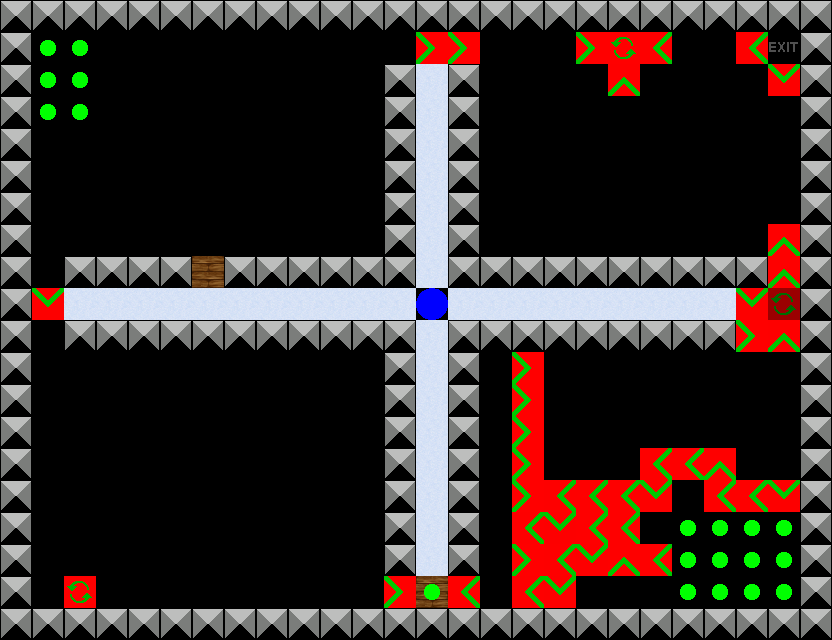

Rendered tile map (Tiled .tmx) drawn with the repository's tilesets; below, a short description and the full map source, tile grids included:
An orthogonal 26x20 tile map with 32x32 px tiles, 4 tile layers (Layer 0, Layer 1, Layer 2, Layer 3), 4 tilesets.

<map version="1.0" orientation="orthogonal" width="26" height="20" tilewidth="32" tileheight="32">
 <properties>
  <property name="Title" value="Test Level" />
  <property name="Description" value="The first level ever!" />
 </properties>
 <tileset firstgid="1" name="Layer0" tilewidth="32" tileheight="32">
  <image source="Layer0.png" width="192" height="64" />
 </tileset>
 <tileset firstgid="13" name="Layer1" tilewidth="32" tileheight="32">
  <image source="Layer1.png" width="64" height="32" />
 </tileset>
 <tileset firstgid="15" name="Layer2" tilewidth="32" tileheight="32">
  <image source="Layer2.png" width="32" height="32" />
 </tileset>
 <tileset firstgid="16" name="Layer3" tilewidth="32" tileheight="32">
  <image source="Layer3.png" width="64" height="32" />
 </tileset>
 <layer name="Layer 0" width="26" height="20">
  <data encoding="csv">
2,2,2,2,2,2,2,2,2,2,2,2,2,2,2,2,2,2,2,2,2,2,2,2,2,2,
2,0,0,0,0,0,0,0,0,0,0,0,0,10,10,0,0,0,0,0,0,0,0,0,1,2,
2,0,0,0,0,0,0,0,0,0,0,0,2,3,2,0,0,0,0,0,0,0,0,0,0,2,
2,0,0,0,0,0,0,0,0,0,0,0,2,3,2,0,0,0,0,0,0,0,0,0,0,2,
2,0,0,0,0,0,0,0,0,0,0,0,2,3,2,0,0,0,0,0,0,0,0,0,0,2,
2,0,0,0,0,0,0,0,0,0,0,0,2,3,2,0,0,0,0,0,0,0,0,0,0,2,
2,0,0,0,0,0,0,0,0,0,0,0,2,3,2,0,0,0,0,0,0,0,0,0,0,2,
2,0,0,0,0,0,0,0,0,0,0,0,2,3,2,0,0,0,0,0,0,0,0,0,7,2,
2,0,2,2,2,2,2,2,2,2,2,2,2,3,2,2,2,2,2,2,2,2,2,2,7,2,
2,8,3,3,3,3,3,3,3,3,3,3,3,0,3,3,3,3,3,3,3,3,3,8,11,2,
2,0,2,2,2,2,2,2,2,2,2,2,2,3,2,2,2,2,2,2,2,2,2,10,7,2,
2,0,0,0,0,0,0,0,0,0,0,0,2,3,2,0,10,0,0,0,0,0,0,0,0,2,
2,0,0,0,0,0,0,0,0,0,0,0,2,3,2,0,10,0,0,0,0,0,0,0,0,2,
2,0,0,0,0,0,0,0,0,0,0,0,2,3,2,0,10,0,0,0,0,0,0,0,0,2,
2,0,0,0,0,0,0,0,0,0,0,0,2,3,2,0,10,0,0,0,9,9,7,0,0,2,
2,0,0,0,0,0,0,0,0,0,0,0,2,3,2,0,10,9,9,9,8,0,9,9,8,2,
2,0,0,0,0,0,0,0,0,0,0,0,2,3,2,0,9,8,9,9,0,0,0,0,0,2,
2,0,0,0,0,0,0,0,0,0,0,0,2,3,2,0,10,9,8,7,9,0,0,0,0,2,
2,0,12,0,0,0,0,0,0,0,0,0,10,4,9,0,9,8,0,0,0,0,0,0,0,2,
2,2,2,2,2,2,2,2,2,2,2,2,2,2,2,2,2,2,2,2,2,2,2,2,2,2
</data>
 </layer>
 <layer name="Layer 1" width="26" height="20">
  <data encoding="csv">
0,0,0,0,0,0,0,0,0,0,0,0,0,0,0,0,0,0,0,0,0,0,0,0,0,0,
0,0,0,0,0,0,0,0,0,0,0,0,0,0,0,0,0,0,0,0,0,0,0,0,0,0,
0,0,0,0,0,0,0,0,0,0,0,0,0,0,0,0,0,0,0,0,0,0,0,0,0,0,
0,0,0,0,0,0,0,0,0,0,0,0,0,0,0,0,0,0,0,0,0,0,0,0,0,0,
0,0,0,0,0,0,0,0,0,0,0,0,0,0,0,0,0,0,0,0,0,0,0,0,0,0,
0,0,0,0,0,0,0,0,0,0,0,0,0,0,0,0,0,0,0,0,0,0,0,0,0,0,
0,0,0,0,0,0,0,0,0,0,0,0,0,0,0,0,0,0,0,0,0,0,0,0,0,0,
0,0,0,0,0,0,0,0,0,0,0,0,0,0,0,0,0,0,0,0,0,0,0,0,0,0,
0,0,0,0,0,0,13,0,0,0,0,0,0,0,0,0,0,0,0,0,0,0,0,0,0,0,
0,0,0,0,0,0,0,0,0,0,0,0,0,0,0,0,0,0,0,0,0,0,0,0,0,0,
0,0,0,0,0,0,0,0,0,0,0,0,0,0,0,0,0,0,0,0,0,0,0,0,0,0,
0,0,0,0,0,0,0,0,0,0,0,0,0,0,0,0,0,0,0,0,0,0,0,0,0,0,
0,0,0,0,0,0,0,0,0,0,0,0,0,0,0,0,0,0,0,0,0,0,0,0,0,0,
0,0,0,0,0,0,0,0,0,0,0,0,0,0,0,0,0,0,0,0,0,0,0,0,0,0,
0,0,0,0,0,0,0,0,0,0,0,0,0,0,0,0,0,0,0,0,0,0,0,0,0,0,
0,0,0,0,0,0,0,0,0,0,0,0,0,0,0,0,0,0,0,0,0,0,0,0,0,0,
0,0,0,0,0,0,0,0,0,0,0,0,0,0,0,0,0,0,0,0,0,0,0,0,0,0,
0,0,0,0,0,0,0,0,0,0,0,0,0,0,0,0,0,0,0,0,0,0,0,0,0,0,
0,0,0,0,0,0,0,0,0,0,0,0,0,13,0,0,0,0,0,0,0,0,0,0,0,0,
0,0,0,0,0,0,0,0,0,0,0,0,0,0,0,0,0,0,0,0,0,0,0,0,0,0
</data>
 </layer>
 <layer name="Layer 2" width="26" height="20">
  <data encoding="csv">
0,0,0,0,0,0,0,0,0,0,0,0,0,0,0,0,0,0,0,0,0,0,0,0,0,0,
0,0,0,0,0,0,0,0,0,0,0,0,0,0,0,0,0,0,0,0,0,0,0,0,0,0,
0,0,0,0,0,0,0,0,0,0,0,0,0,0,0,0,0,0,0,0,0,0,0,0,0,0,
0,0,0,0,0,0,0,0,0,0,0,0,0,0,0,0,0,0,0,0,0,0,0,0,0,0,
0,0,0,0,0,0,0,0,0,0,0,0,0,0,0,0,0,0,0,0,0,0,0,0,0,0,
0,0,0,0,0,0,0,0,0,0,0,0,0,0,0,0,0,0,0,0,0,0,0,0,0,0,
0,0,0,0,0,0,0,0,0,0,0,0,0,0,0,0,0,0,0,0,0,0,0,0,0,0,
0,0,0,0,0,0,0,0,0,0,0,0,0,0,0,0,0,0,0,0,0,0,0,0,0,0,
0,0,0,0,0,0,0,0,0,0,0,0,0,0,0,0,0,0,0,0,0,0,0,0,0,0,
0,0,0,0,0,0,0,0,0,0,0,0,0,0,0,0,0,0,0,0,0,0,0,0,0,0,
0,0,0,0,0,0,0,0,0,0,0,0,0,0,0,0,0,0,0,0,0,0,0,0,0,0,
0,0,0,0,0,0,0,0,0,0,0,0,0,0,0,0,0,0,0,0,0,0,0,0,0,0,
0,0,0,0,0,0,0,0,0,0,0,0,0,0,0,0,0,0,0,0,0,0,0,0,0,0,
0,0,0,0,0,0,0,0,0,0,0,0,0,0,0,0,0,0,0,0,0,0,0,0,0,0,
0,0,0,0,0,0,0,0,0,0,0,0,0,0,0,0,0,0,0,0,0,0,0,0,0,0,
0,0,0,0,0,0,0,0,0,0,0,0,0,0,0,0,0,0,0,0,0,0,0,0,0,0,
0,0,0,0,0,0,0,0,0,0,0,0,0,0,0,0,0,0,0,0,0,0,0,0,0,0,
0,0,0,0,0,0,0,0,0,0,0,0,0,0,0,0,0,0,0,0,0,0,0,0,0,0,
0,0,0,0,0,0,0,0,0,0,0,0,0,0,0,0,0,0,0,0,0,0,0,0,0,0,
0,0,0,0,0,0,0,0,0,0,0,0,0,0,0,0,0,0,0,0,0,0,0,0,0,0
</data>
 </layer>
 <layer name="Layer 3" width="26" height="20">
  <data encoding="csv">
0,0,0,0,0,0,0,0,0,0,0,0,0,0,0,0,0,0,0,0,0,0,0,0,0,0,
0,17,17,0,0,0,0,0,0,0,0,0,0,0,0,0,0,0,10,12,9,0,0,9,0,0,
0,17,17,0,0,0,0,0,0,0,0,0,0,0,0,0,0,0,0,7,0,0,0,0,8,0,
0,17,17,0,0,0,0,0,0,0,0,0,0,0,0,0,0,0,0,0,0,0,0,0,0,0,
0,0,0,0,0,0,0,0,0,0,0,0,0,0,0,0,0,0,0,0,0,0,0,0,0,0,
0,0,0,0,0,0,0,0,0,0,0,0,0,0,0,0,0,0,0,0,0,0,0,0,0,0,
0,0,0,0,0,0,0,0,0,0,0,0,0,0,0,0,0,0,0,0,0,0,0,0,0,0,
0,0,0,0,0,0,0,0,0,0,0,0,0,0,0,0,0,0,0,0,0,0,0,0,0,0,
0,0,0,0,0,0,0,0,0,0,0,0,0,0,0,0,0,0,0,0,0,0,0,0,0,0,
0,0,0,0,0,0,0,0,0,0,0,0,0,16,0,0,0,0,0,0,0,0,0,0,0,0,
0,0,0,0,0,0,0,0,0,0,0,0,0,0,0,0,0,0,0,0,0,0,0,0,0,0,
0,0,0,0,0,0,0,0,0,0,0,0,0,0,0,0,0,0,0,0,0,0,0,0,0,0,
0,0,0,0,0,0,0,0,0,0,0,0,0,0,0,0,0,0,0,0,0,0,0,0,0,0,
0,0,0,0,0,0,0,0,0,0,0,0,0,0,0,0,0,0,0,0,0,0,0,0,0,0,
0,0,0,0,0,0,0,0,0,0,0,0,0,0,0,0,0,0,0,0,0,0,0,0,0,0,
0,0,0,0,0,0,0,0,0,0,0,0,0,0,0,0,0,0,0,0,0,0,0,0,0,0,
0,0,0,0,0,0,0,0,0,0,0,0,0,0,0,0,0,0,0,0,0,17,17,17,17,0,
0,0,0,0,0,0,0,0,0,0,0,0,0,0,0,0,0,0,0,0,0,17,17,17,17,0,
0,0,0,0,0,0,0,0,0,0,0,0,0,17,0,0,0,0,0,0,0,17,17,17,17,0,
0,0,0,0,0,0,0,0,0,0,0,0,0,0,0,0,0,0,0,0,0,0,0,0,0,0
</data>
 </layer>
</map>